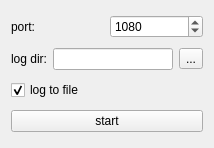
<?xml version="1.0" encoding="UTF-8"?>
<ui version="4.0">
 <class>Widget</class>
 <widget class="QWidget" name="Widget">
  <property name="geometry">
   <rect>
    <x>0</x>
    <y>0</y>
    <width>214</width>
    <height>148</height>
   </rect>
  </property>
  <property name="windowTitle">
   <string>SimpleSockets5ProxyLogger</string>
  </property>
  <layout class="QVBoxLayout" name="verticalLayout">
   <item>
    <layout class="QHBoxLayout" name="horizontalLayout">
     <item>
      <widget class="QLabel" name="label_port">
       <property name="text">
        <string>port:</string>
       </property>
      </widget>
     </item>
     <item>
      <widget class="QSpinBox" name="spinBox_port">
       <property name="minimum">
        <number>1</number>
       </property>
       <property name="maximum">
        <number>65535</number>
       </property>
       <property name="value">
        <number>1080</number>
       </property>
      </widget>
     </item>
    </layout>
   </item>
   <item>
    <layout class="QHBoxLayout" name="horizontalLayout_2">
     <item>
      <widget class="QLabel" name="label_logDir">
       <property name="text">
        <string>log dir:</string>
       </property>
      </widget>
     </item>
     <item>
      <widget class="QLineEdit" name="lineEdit_logDir"/>
     </item>
     <item>
      <widget class="QToolButton" name="toolButton_logDir">
       <property name="text">
        <string>...</string>
       </property>
      </widget>
     </item>
    </layout>
   </item>
   <item>
    <widget class="QCheckBox" name="checkBox_logToFile">
     <property name="text">
      <string>log to file</string>
     </property>
     <property name="checked">
      <bool>true</bool>
     </property>
    </widget>
   </item>
   <item>
    <widget class="QPushButton" name="pushButton">
     <property name="text">
      <string>start</string>
     </property>
    </widget>
   </item>
  </layout>
 </widget>
 <layoutdefault spacing="6" margin="11"/>
 <resources/>
 <connections/>
</ui>
